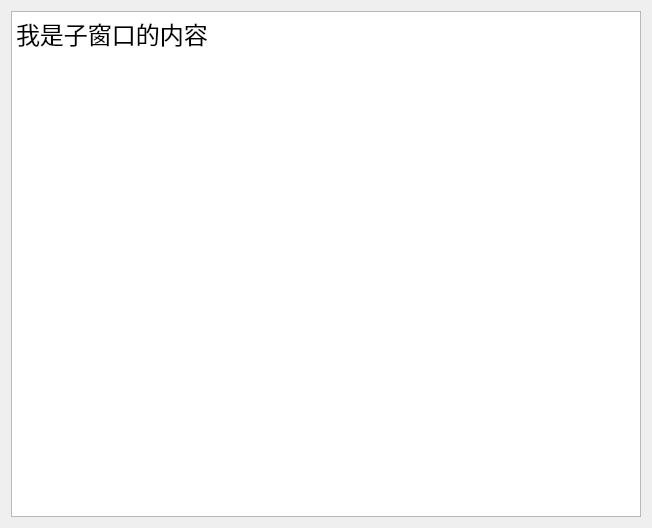
<?xml version="1.0" encoding="UTF-8"?>
<ui version="4.0">
 <class>ChildrenForm2</class>
 <widget class="QWidget" name="ChildrenForm2">
  <property name="geometry">
   <rect>
    <x>0</x>
    <y>0</y>
    <width>652</width>
    <height>528</height>
   </rect>
  </property>
  <property name="windowTitle">
   <string>ChildrenForm2</string>
  </property>
  <layout class="QHBoxLayout" name="horizontalLayout">
   <item>
    <widget class="QTextEdit" name="textEdit">
     <property name="html">
      <string>&lt;!DOCTYPE HTML PUBLIC &quot;-//W3C//DTD HTML 4.0//EN&quot; &quot;http://www.w3.org/TR/REC-html40/strict.dtd&quot;&gt;
&lt;html&gt;&lt;head&gt;&lt;meta name=&quot;qrichtext&quot; content=&quot;1&quot; /&gt;&lt;style type=&quot;text/css&quot;&gt;
p, li { white-space: pre-wrap; }
&lt;/style&gt;&lt;/head&gt;&lt;body style=&quot; font-family:'SimSun'; font-size:9pt; font-weight:400; font-style:normal;&quot;&gt;
&lt;p style=&quot; margin-top:0px; margin-bottom:0px; margin-left:0px; margin-right:0px; -qt-block-indent:0; text-indent:0px;&quot;&gt;&lt;span style=&quot; font-size:18pt;&quot;&gt;我是子窗口的内容&lt;/span&gt;&lt;/p&gt;&lt;/body&gt;&lt;/html&gt;</string>
     </property>
    </widget>
   </item>
  </layout>
 </widget>
 <resources/>
 <connections/>
</ui>
